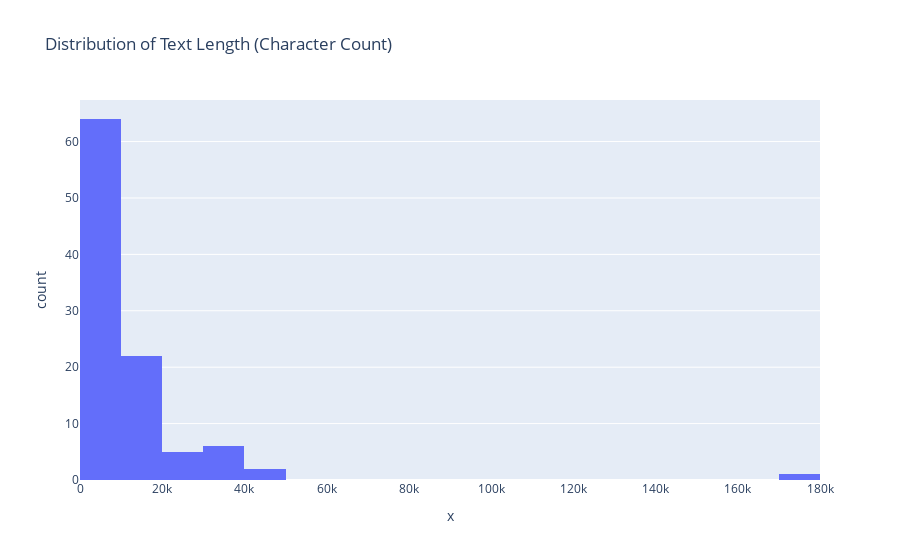

The code cell stored with this chart in its notebook:
### Code cell
px.histogram(x=train_csv["preprocessed_html_text"].apply(len), title="Distribution of Text Length (Character Count)")

### Figure 1 — Plotly figure (JSON) as saved in the notebook; plotly's stock layout.template omitted (floating-point values rounded to 4 significant figures)
{"data": [{"alignmentgroup": "True", "bingroup": "x", "hovertemplate": "x=%{x}<br>count=%{y}<extra></extra>", "legendgroup": "", "marker": {"color": "#636efa", "pattern": {"shape": ""}}, "name": "", "offsetgroup": "", "orientation": "v", "showlegend": false, "type": "histogram", "x": [8274, 22589, 8980, 4053, 4370, 2507, 2678, 1643, 2114, 2551, 2755, 9505, 7693, 7693, 5675, 5675, 9398, 9871, 8079, 3785, 23188, 36216, 6449, 7698, 7318, 19150, 16983, 32316, 35934, 9976, 10528, 31869, 12446, 16378, 42646, 3618, 7046, 4318, 27320, 4942, 11805, 6539, 3803, 4653, 8192, 4897, 30452, 41731, 8608, 2464, 3947, 3461, 5969, 5969, 3400, 3546, 15936, 14574, 7298, 33273, 7472, 13147, 13989, 15553, 7866, 3134, 8696, 6234, 16628, 16116, 18447, 15663, 9392, 3634, 14239, 6970, 15678, 9477, 21642, 9943, 6716, 6797, 4688, 12673, 6430, 4233, 5937, 5937, 4506, 4506, 19033, 5555, 7201, 19092, 20543, 175427, 7044, 13288, 15349, 8628], "xaxis": "x", "yaxis": "y"}], "layout": {"autosize": true, "barmode": "relative", "legend": {"tracegroupgap": 0}, "title": {"text": "Distribution of Text Length (Character Count)"}, "xaxis": {"anchor": "y", "autorange": true, "domain": [0, 1], "range": [-0.5, 180000.0], "title": {"text": "x"}, "type": "linear"}, "yaxis": {"anchor": "x", "autorange": true, "domain": [0, 1], "range": [0, 67.37], "title": {"text": "count"}}}}
